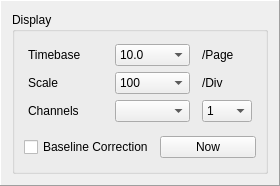
<?xml version="1.0" encoding="UTF-8"?>
<ui version="4.0">
 <class>frmScopeOnline</class>
 <widget class="QFrame" name="frmScopeOnline">
  <property name="geometry">
   <rect>
    <x>0</x>
    <y>0</y>
    <width>280</width>
    <height>186</height>
   </rect>
  </property>
  <property name="windowTitle">
   <string>Display</string>
  </property>
  <property name="frameShape">
   <enum>QFrame::Panel</enum>
  </property>
  <property name="frameShadow">
   <enum>QFrame::Raised</enum>
  </property>
  <layout class="QGridLayout" name="gridLayout">
   <item row="0" column="0">
    <widget class="QGroupBox" name="groupBox">
     <property name="title">
      <string>Display</string>
     </property>
     <layout class="QGridLayout" name="gridLayout_2">
      <item row="0" column="0">
       <layout class="QGridLayout" name="gridLayout_OnlineScope">
        <property name="leftMargin">
         <number>4</number>
        </property>
        <property name="rightMargin">
         <number>4</number>
        </property>
        <property name="horizontalSpacing">
         <number>12</number>
        </property>
        <item row="0" column="0">
         <widget class="QLabel" name="label">
          <property name="text">
           <string>Timebase</string>
          </property>
          <property name="alignment">
           <set>Qt::AlignLeading|Qt::AlignLeft|Qt::AlignVCenter</set>
          </property>
         </widget>
        </item>
        <item row="0" column="1">
         <widget class="QComboBox" name="comboBoxTime">
          <property name="maximumSize">
           <size>
            <width>80</width>
            <height>16777215</height>
           </size>
          </property>
          <property name="currentIndex">
           <number>6</number>
          </property>
          <item>
           <property name="text">
            <string>0.1</string>
           </property>
          </item>
          <item>
           <property name="text">
            <string>0.2</string>
           </property>
          </item>
          <item>
           <property name="text">
            <string>0.5</string>
           </property>
          </item>
          <item>
           <property name="text">
            <string>1.0</string>
           </property>
          </item>
          <item>
           <property name="text">
            <string>2.0</string>
           </property>
          </item>
          <item>
           <property name="text">
            <string>5.0</string>
           </property>
          </item>
          <item>
           <property name="text">
            <string>10.0</string>
           </property>
          </item>
          <item>
           <property name="text">
            <string>20.0</string>
           </property>
          </item>
          <item>
           <property name="text">
            <string>50.0</string>
           </property>
          </item>
         </widget>
        </item>
        <item row="1" column="0">
         <widget class="QLabel" name="label_2">
          <property name="maximumSize">
           <size>
            <width>100</width>
            <height>16777215</height>
           </size>
          </property>
          <property name="text">
           <string>Scale</string>
          </property>
          <property name="alignment">
           <set>Qt::AlignLeading|Qt::AlignLeft|Qt::AlignVCenter</set>
          </property>
         </widget>
        </item>
        <item row="1" column="1">
         <widget class="QComboBox" name="comboBoxScale">
          <property name="maximumSize">
           <size>
            <width>80</width>
            <height>16777215</height>
           </size>
          </property>
          <property name="currentIndex">
           <number>7</number>
          </property>
          <property name="maxVisibleItems">
           <number>16</number>
          </property>
          <item>
           <property name="text">
            <string>0.5</string>
           </property>
          </item>
          <item>
           <property name="text">
            <string>1</string>
           </property>
          </item>
          <item>
           <property name="text">
            <string>2</string>
           </property>
          </item>
          <item>
           <property name="text">
            <string>5</string>
           </property>
          </item>
          <item>
           <property name="text">
            <string>10</string>
           </property>
          </item>
          <item>
           <property name="text">
            <string>20</string>
           </property>
          </item>
          <item>
           <property name="text">
            <string>50</string>
           </property>
          </item>
          <item>
           <property name="text">
            <string>100</string>
           </property>
          </item>
          <item>
           <property name="text">
            <string>200</string>
           </property>
          </item>
          <item>
           <property name="text">
            <string>500</string>
           </property>
          </item>
          <item>
           <property name="text">
            <string>1000</string>
           </property>
          </item>
          <item>
           <property name="text">
            <string>2000</string>
           </property>
          </item>
          <item>
           <property name="text">
            <string>5000</string>
           </property>
          </item>
          <item>
           <property name="text">
            <string>10000</string>
           </property>
          </item>
          <item>
           <property name="text">
            <string>20000</string>
           </property>
          </item>
          <item>
           <property name="text">
            <string>50000</string>
           </property>
          </item>
         </widget>
        </item>
        <item row="0" column="2">
         <widget class="QLabel" name="label_3">
          <property name="text">
           <string>/Page</string>
          </property>
         </widget>
        </item>
        <item row="1" column="2">
         <widget class="QLabel" name="label_4">
          <property name="text">
           <string>/Div</string>
          </property>
         </widget>
        </item>
        <item row="2" column="0">
         <widget class="QLabel" name="label_5">
          <property name="text">
           <string>Channels</string>
          </property>
         </widget>
        </item>
        <item row="2" column="1">
         <widget class="QComboBox" name="comboBoxChannels">
          <property name="maximumSize">
           <size>
            <width>400</width>
            <height>16777215</height>
           </size>
          </property>
          <property name="currentIndex">
           <number>-1</number>
          </property>
          <property name="maxVisibleItems">
           <number>20</number>
          </property>
          <property name="sizeAdjustPolicy">
           <enum>QComboBox::AdjustToContents</enum>
          </property>
         </widget>
        </item>
        <item row="2" column="2">
         <widget class="QComboBox" name="comboBoxGroupSize">
          <property name="maximumSize">
           <size>
            <width>50</width>
            <height>16777215</height>
           </size>
          </property>
          <property name="currentIndex">
           <number>0</number>
          </property>
          <item>
           <property name="text">
            <string>1</string>
           </property>
          </item>
          <item>
           <property name="text">
            <string>2</string>
           </property>
          </item>
          <item>
           <property name="text">
            <string>4</string>
           </property>
          </item>
          <item>
           <property name="text">
            <string>8</string>
           </property>
          </item>
          <item>
           <property name="text">
            <string>16</string>
           </property>
          </item>
          <item>
           <property name="text">
            <string>32</string>
           </property>
          </item>
         </widget>
        </item>
       </layout>
      </item>
      <item row="1" column="0">
       <layout class="QHBoxLayout" name="horizontalLayout">
        <property name="topMargin">
         <number>5</number>
        </property>
        <item>
         <widget class="QCheckBox" name="checkBoxBaseline">
          <property name="text">
           <string>Baseline Correction</string>
          </property>
         </widget>
        </item>
        <item>
         <widget class="QPushButton" name="pushButton_Now">
          <property name="text">
           <string>Now</string>
          </property>
         </widget>
        </item>
       </layout>
      </item>
     </layout>
    </widget>
   </item>
  </layout>
 </widget>
 <resources/>
 <connections/>
</ui>
